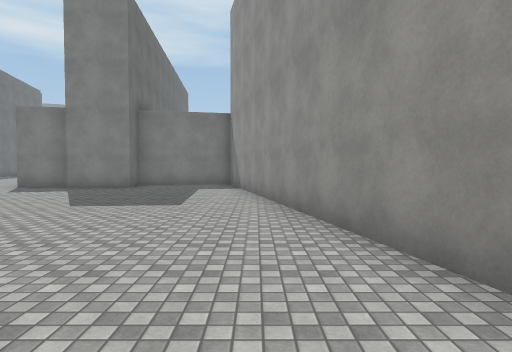
view 1 (above)

14 first-person views from a walk through a scene from a Unity 3-D project. The camera is 1.5 m above the floor, tilts 2° down and sees 75° across. The floor is counted in squares, 2 m on a side. Each view is taken from the middle of a square. On the plan, view 1 faces up. The plan holds only what a view shows up to about 11 squares ahead; the rest is blank. The place goes on beyond the plan. The player character is not drawn. Surface patterns are stand-ins for the level's own textures.

view 2
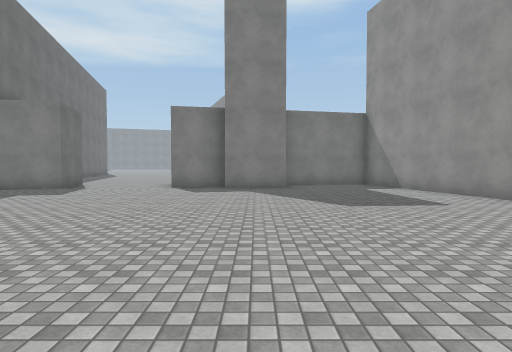

view 3
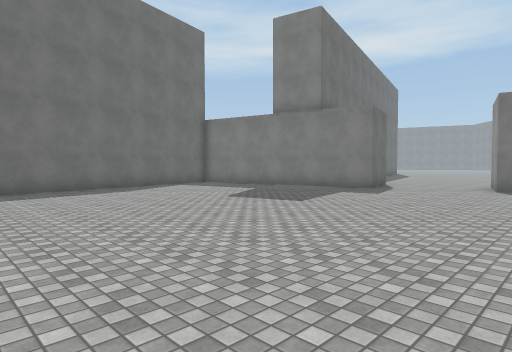

view 4
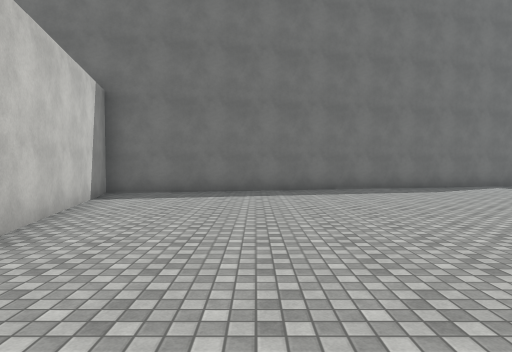

view 5
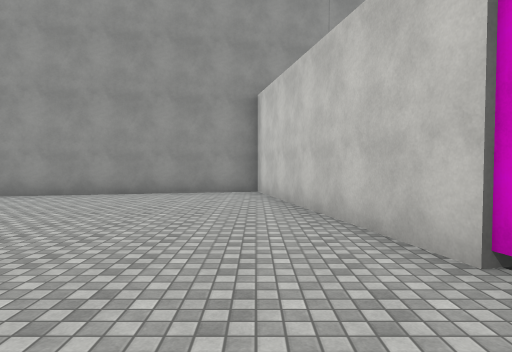

view 6
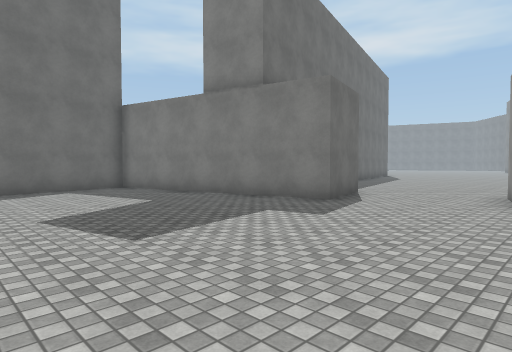

view 7
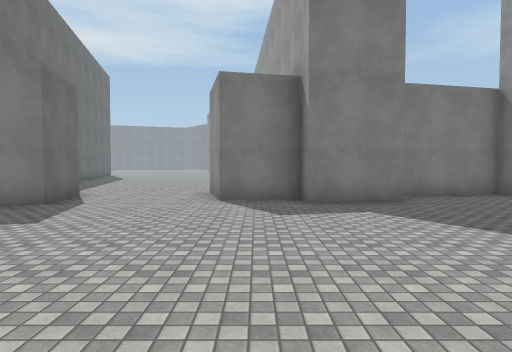

view 8
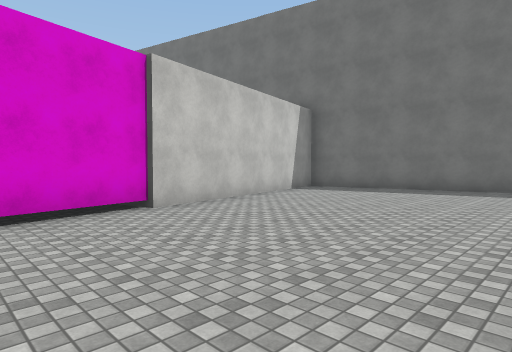

view 9
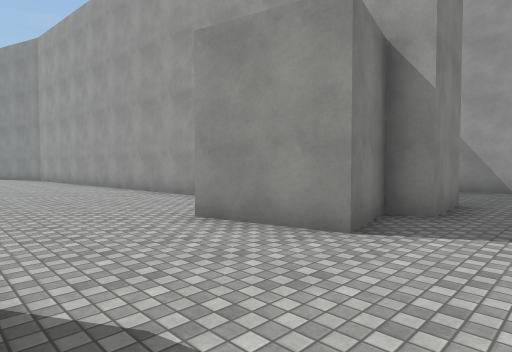

view 10
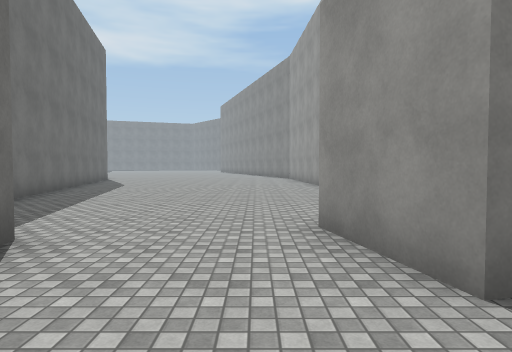

view 11
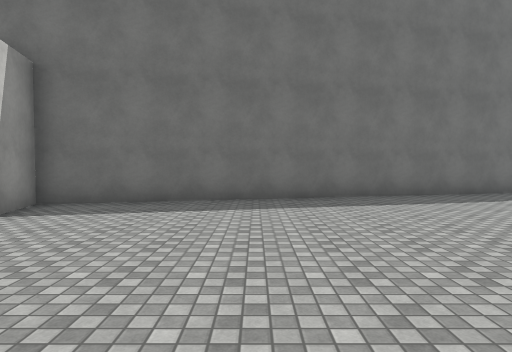

view 12
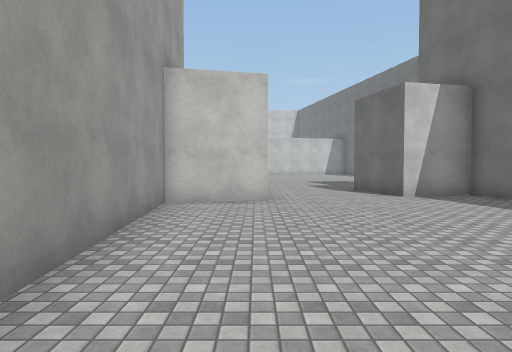

view 13
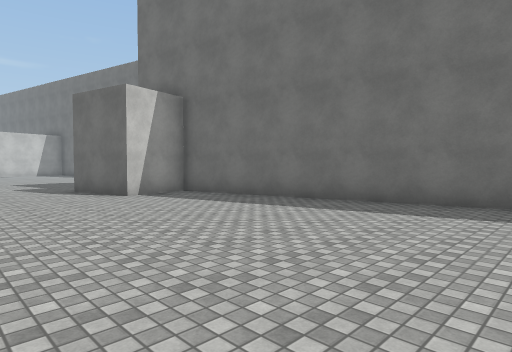

view 14
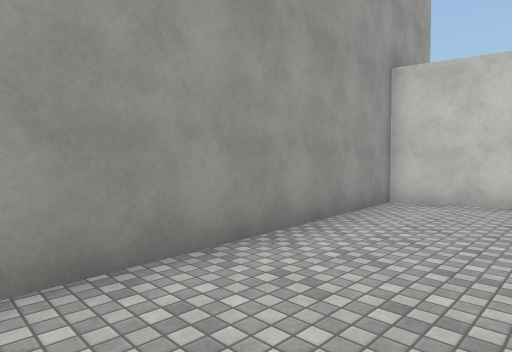

### Floor plan
Points are (right, up) in squares from view 1. A wall is a line through its corners. A room is listed if a view was taken in it or the views show most of it. See-through windows are left out.
Room 1 (views 1, 2, 3, 4, 5, 6, 7, 8, 9, 10)
walls: (-6, 11.2) (-7.7, 10.8) (-8.2, 13); (-4, 10.7) (-6, 10.5); (-11.2, 11.2) (-10.9, 10.1) (-17.6, 8.5) (-14.6, -4.9) (2.1, -1.1) (-0.9, 12.4) (-3.5, 11.8)
ways out: opening at (-9.5, 11.5) to room 2
Room 2 (views 11, 12, 13, 14)
walls: (-8.2, 13) (-6.2, 13.5) (-6.8, 20.5); (-15.2, 20.6) (-13.2, 11.8) (-11.4, 12.3) (-11.2, 11.2)
ways out: opening at (-9.5, 11.5) to room 1

Positions as (right, up) in squares from view 1, and headings:
1: (0, 0), facing up
2: (-5, 0), facing up
3: (-6, 0), facing up-left
4: (-6, -1), facing left
5: (-7, -1), facing right
6: (-7, 4), facing up-left
7: (-7, 4), facing up
8: (-5, 2), facing down-left
9: (-11, 9), facing up-right
10: (-9, 9), facing up
11: (-7, 16), facing left
12: (-8, 20), facing down
13: (-8, 20), facing down-left
14: (-9, 20), facing down-right
